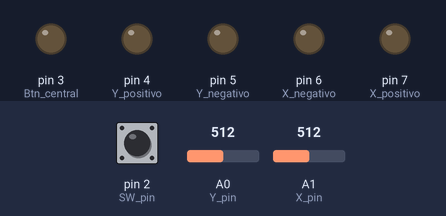
A sketch run on a simulated Arduino Uno, built with avr-gcc and run on an emulated ATmega328P. Parts: output pins drawn as LEDs (lit = HIGH). The inputs (shaded band) are chosen by the test bench; at power-on: A0 (Y_pin) = 512, A1 (X_pin) = 512, pin 2 (SW_pin) HIGH.

Above: at 1.2 s.
1.3 s: A0 (Y_pin) set to 893
2.8 s: A0 (Y_pin) set to 914
At 4.0 s:
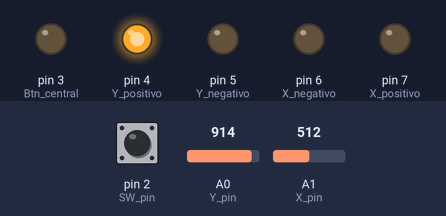
4.3 s: A1 (X_pin) set to 890
5.8 s: A1 (X_pin) set to 919
At 6.9 s:
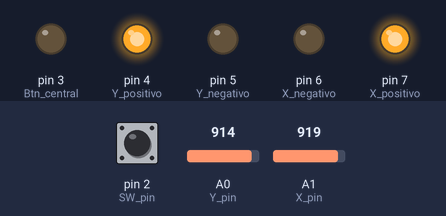
7.3 s: pin 2 (SW_pin) pulled LOW for 0.15 s
At 7.43 s:
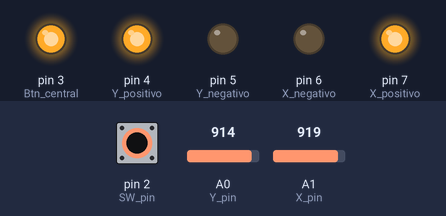
9.0 s: A0 (Y_pin) set to 900
At 9.9 s:
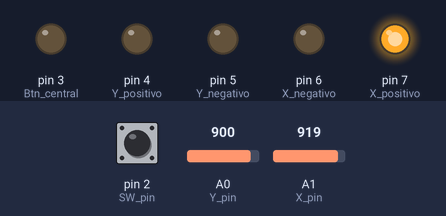
Timing chart, 0 to 11.5 s (numbered marks = the images above; inputs shaded):
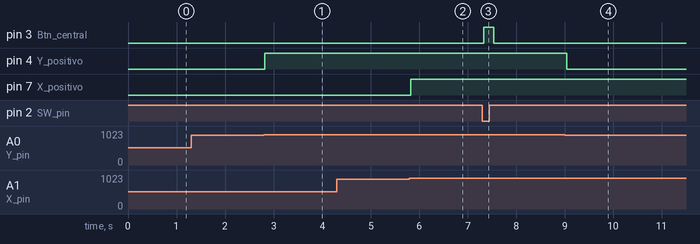

Measured:
- the behaviour switches between 900 and 901 on A0 (Y_pin) (found by bisection; images 0 and 1)
- the behaviour switches between 900 and 901 on A1 (X_pin) (found by bisection; images 1 and 2)
- after the input at 1.3 s, every drawn part: stays the same
- after the input at 2.8 s, pin 4 (Y_positivo): LOW → HIGH at once
- after the input at 4.3 s, every drawn part: stays the same
- after the input at 5.8 s, pin 7 (X_positivo): LOW → HIGH at once
- after the input at 7.3 s, pin 3 (Btn_central): LOW → HIGH at once, → LOW 0.20 s later
- after the input at 9.0 s, pin 4 (Y_positivo): HIGH → LOW at once

The sketch:

Joystick-Torreta.ino
```cpp
/** File Name    : Joystick-Torreta.ino
 *  Description   : Se encarga de detectar los movimientos (análogicos) del joystick y enviarle los datos (digitales) a la Raspberry a través de los pines.
 */

/* Arduino pin numbers
------------------------------------------------------------------*/
const int SW_pin = 2; // digital pin connected to switch output
const int X_pin = A1; // analog pin connected to X output
const int Y_pin = A0; // analog pin connected to Y output
const int Y_positivo = 4;
const int Y_negativo = 5;
const int X_positivo = 7;
const int X_negativo = 6;
const int Btn_central = 3;

/*
 * @brief   Configuracion de los pines digitales de Arduino, inicializándolos con 0
 * excepto el botón del Joystick, que se inicializa con 1
 */

void setup() {
  pinMode(SW_pin, INPUT_PULLUP);
  digitalWrite(SW_pin, HIGH);
  pinMode(Y_positivo, OUTPUT);
  digitalWrite(Y_positivo, LOW);
  pinMode(Y_negativo, OUTPUT);
  digitalWrite(Y_negativo, LOW);
  pinMode(X_positivo, OUTPUT);
  digitalWrite(X_positivo, LOW);
  pinMode(X_negativo, OUTPUT);
  digitalWrite(X_negativo, LOW);
  pinMode(Btn_central, OUTPUT);
  digitalWrite(Btn_central, LOW);
  Serial.begin(9600);

}

/*
 * @brief   El Joystick que se está usando es un Joystick analógico, por eso necesitamos usar el Arduino como intermediario.
 * La posicion neutra del Joystick para ambos ejes son 500 mV. El umbral, sin embargo, lo hemos puesto en 900 para las coordenadas positivas
 * y en 100 para las negativas para así, poder evitar movimientos indeseados de la torreta.
 */

void loop() {
  if(analogRead(Y_pin) > 900){
    digitalWrite(Y_positivo, HIGH);
  } else {
    digitalWrite(Y_positivo, LOW);
  }
  if(analogRead(Y_pin) < 100){
    digitalWrite(Y_negativo, HIGH);
  } else {
    digitalWrite(Y_negativo, LOW);
  }
  if(analogRead(X_pin) > 900){
    digitalWrite(X_positivo, HIGH);
  } else {
    digitalWrite(X_positivo, LOW);
  }
  if(analogRead(X_pin) < 100){
    digitalWrite(X_negativo, HIGH);
  } else {
    digitalWrite(X_negativo, LOW);
  }
    if(digitalRead(SW_pin) == 0){
    digitalWrite(Btn_central, HIGH);
  } else {
    digitalWrite(Btn_central, LOW);
  }

  delay(100);


}
```
